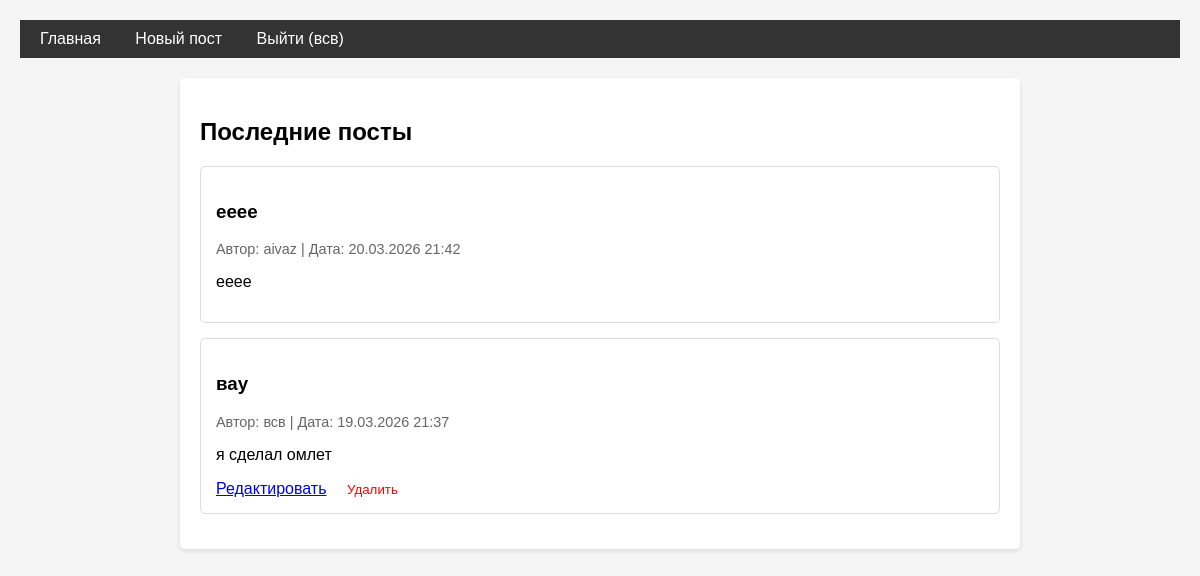
The page / (signed in) on the database its author committed.
### flaskr/models.py (models this page shows)
class User(UserMixin, db.Model):
    __tablename__ = 'users'
    id = db.Column(db.Integer, primary_key=True)
    username = db.Column(db.String(80), unique=True, nullable=False)
    email = db.Column(db.String(120), unique=True, nullable=False)
    password_hash = db.Column(db.String(200), nullable=False)
    created_at = db.Column(db.DateTime, default=datetime.utcnow)
    posts = db.relationship('Post', backref='author', lazy=True)

class Post(db.Model):
    __tablename__ = 'posts'
    id = db.Column(db.Integer, primary_key=True)
    title = db.Column(db.String(200), nullable=False)
    body = db.Column(db.Text, nullable=False)
    created_at = db.Column(db.DateTime, default=datetime.utcnow)
    user_id = db.Column(db.Integer, db.ForeignKey('users.id'), nullable=False)

### flaskr/blog.py (the view)
@bp.route('/')
def index():
    posts = Post.query.order_by(Post.created_at.desc()).all()
    return render_template('blog/index.html', posts=posts)

### flaskr/models.py (called while the page is built)
@login_manager.user_loader
def load_user(user_id):
    return User.query.get(int(user_id))

### flaskr/templates/blog/index.html (shortened to what this page needs)
{% extends "base.html" %}
{% block content %}
<h2>Последние посты</h2>
{% if posts %}
    {% for post in posts %}
        <div style="border: 1px solid #ddd; padding: 15px; margin-bottom: 15px; border-radius: 5px;">
            <h3>{{ post.title }}</h3>
            <p style="color: #666; font-size: 0.9em;">
                Автор: {{ post.author.username }} |
                Дата: {{ post.created_at.strftime('%d.%m.%Y %H:%M') }}
            </p>
            <p>{{ post.body }}</p>
            {% if current_user.is_authenticated and current_user.id == post.user_id %}
                <div style="margin-top: 10px;">
                    <a href="{{ url_for('blog.update', id=post.id) }}"
                       style="margin-right: 10px;">Редактировать</a>
                    <form method="post" action="{{ url_for('blog.delete', id=post.id) }}"
                          style="display: inline;">
                        <button type="submit" onclick="return confirm('Удалить пост?')"
                                style="background: none; border: none; color: red; cursor: pointer;">
                            Удалить
                        </button>
                    </form>
                </div>
            {% endif %}
        </div>
    {% endfor %}
{% else %}
    <p>Пока нет постов. {% if current_user.is_authenticated %}
        <a href="{{ url_for('blog.create') }}">Создайте первый!</a>
    {% endif %}</p>
{% endif %}
{% endblock %}

### flaskr/templates/base.html (shortened to what this page needs)
<!DOCTYPE html>
<html lang="ru">
<head>
</head>
<body>
    <nav>
        <a href="{{ url_for('blog.index') }}">Главная</a>
        {% if current_user.is_authenticated %}
            <a href="{{ url_for('blog.create') }}">Новый пост</a>
            <a href="{{ url_for('auth.logout') }}">Выйти ({{ current_user.username }})</a>
        {% else %}
            <a href="{{ url_for('auth.login') }}">Войти</a>
            <a href="{{ url_for('auth.register') }}">Регистрация</a>
        {% endif %}
    </nav>
    <div class="container">
        {% block content %}{% endblock %}
    </div>
</body>
</html>

### flaskr/templates/base.html (style rules this page uses)
body { font-family: Arial, sans-serif; margin: 0; padding: 20px; background-color: #f5f5f5; }
nav { background-color: #333; padding: 10px; margin-bottom: 20px; }
nav a { color: white; text-decoration: none; padding: 10px; margin-right: 10px; }
.container { max-width: 800px; margin: 0 auto; background-color: white; padding: 20px; border-radius: 5px; box-shadow: 0 2px 5px rgba(0,0,0,0.1); }

### rows shown on the page
User: username "всв"
Post: title "eeee", author.username "aivaz", created_at "20.03.2026 21:42", body "eeee"
Post: title "вау", author.username "всв", created_at "19.03.2026 21:37", body "я сделал омлет"
